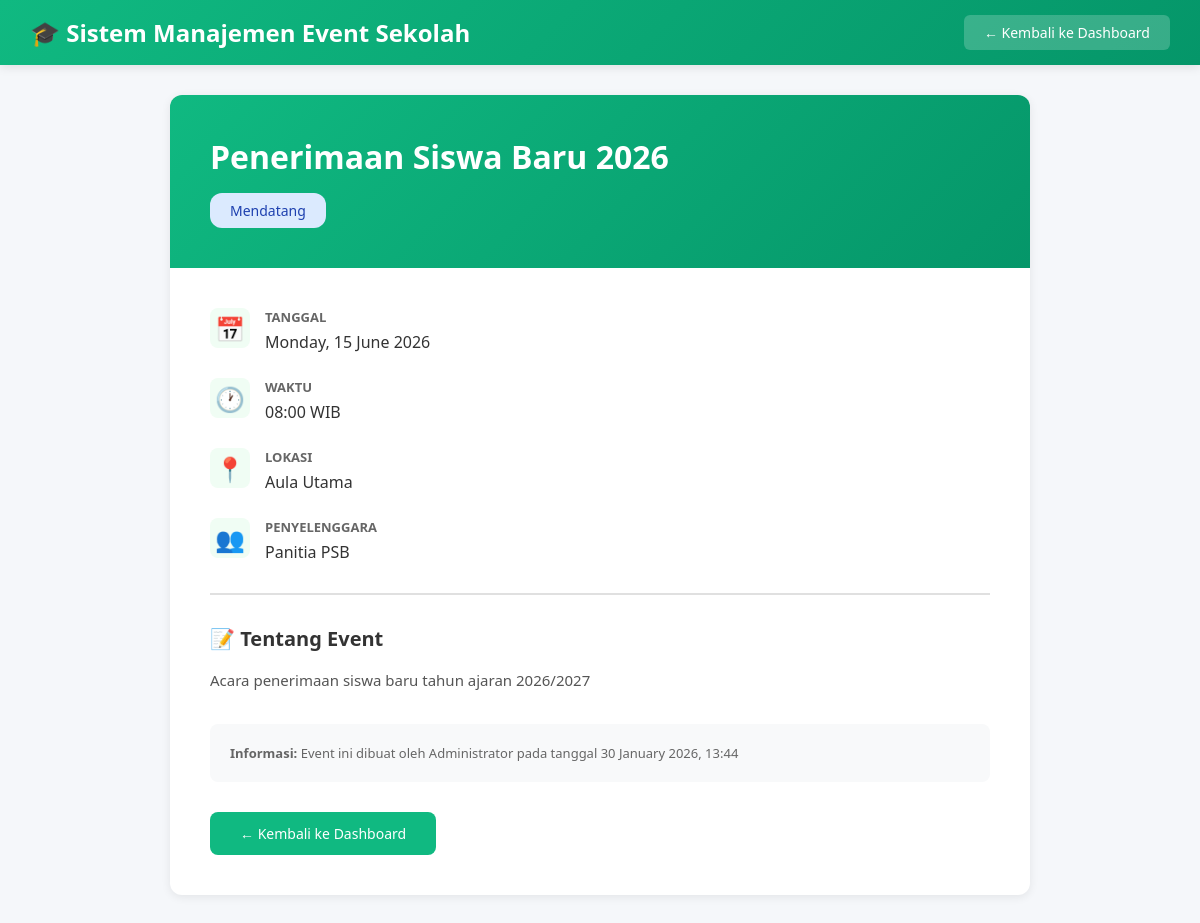
/user/view_event.php?id=1 (signed in), run on the app's committed database.
### tables this page shows
CREATE TABLE events (
    id INT AUTO_INCREMENT PRIMARY KEY,
    nama_event VARCHAR(200) NOT NULL,
    tanggal DATE NOT NULL,
    waktu TIME NOT NULL,
    lokasi VARCHAR(200) NOT NULL,
    deskripsi TEXT,
    penyelenggara VARCHAR(100),
    status ENUM('upcoming', 'ongoing', 'completed') DEFAULT 'upcoming',
    created_by INT,
    created_at TIMESTAMP DEFAULT CURRENT_TIMESTAMP,
    updated_at TIMESTAMP DEFAULT CURRENT_TIMESTAMP ON UPDATE CURRENT_TIMESTAMP,
    FOREIGN KEY (created_by) REFERENCES users(id) ON DELETE SET NULL
);

CREATE TABLE users (
    id INT AUTO_INCREMENT PRIMARY KEY,
    username VARCHAR(50) UNIQUE NOT NULL,
    password VARCHAR(255) NOT NULL,
    nama VARCHAR(100) NOT NULL,
    role ENUM('admin', 'user') DEFAULT 'user',
    created_at TIMESTAMP DEFAULT CURRENT_TIMESTAMP
);

### user/view_event.php (the view, shortened to what this page needs)
<?php
require_once '../config.php';
$id = isset($_GET['id']) ? (int)$_GET['id'] : 0;
$query = "SELECT e.*, u.nama as creator FROM events e
          LEFT JOIN users u ON e.created_by = u.id
          WHERE e.id = $id";
$result = mysqli_query($conn, $query);
$event = mysqli_fetch_assoc($result);
?>
<!DOCTYPE html>
<html lang="id">
<head>
</head>
<body>
    <nav class="navbar">
        <h1>🎓 Sistem Manajemen Event Sekolah</h1>
        <a href="dashboard.php">← Kembali ke Dashboard</a>
    </nav>
    <div class="container">
        <div class="card">
            <div class="card-header">
                <h2><?php echo htmlspecialchars($event['nama_event']); ?></h2>
                <?php
                $badge_class = 'badge-' . $event['status'];
                $status_text = [
                    'upcoming' => 'Mendatang',
                    'ongoing' => 'Berlangsung',
                    'completed' => 'Selesai'
                ];
                ?>
                <span class="badge <?php echo $badge_class; ?>">
                    <?php echo $status_text[$event['status']]; ?>
                </span>
            </div>
            <div class="card-body">
                <div class="detail-grid">
                    <div class="detail-item">
                        <div class="detail-icon">📅</div>
                        <div class="detail-content">
                            <div class="detail-label">Tanggal</div>
                            <div class="detail-value"><?php echo date('l, d F Y', strtotime($event['tanggal'])); ?></div>
                        </div>
                    </div>
                    <div class="detail-item">
                        <div class="detail-icon">🕐</div>
                        <div class="detail-content">
                            <div class="detail-label">Waktu</div>
                            <div class="detail-value"><?php echo date('H:i', strtotime($event['waktu'])); ?> WIB</div>
                        </div>
                    </div>
                    <div class="detail-item">
                        <div class="detail-icon">📍</div>
                        <div class="detail-content">
                            <div class="detail-label">Lokasi</div>
                            <div class="detail-value"><?php echo htmlspecialchars($event['lokasi']); ?></div>
                        </div>
                    </div>
                    <div class="detail-item">
                        <div class="detail-icon">👥</div>
                        <div class="detail-content">
                            <div class="detail-label">Penyelenggara</div>
                            <div class="detail-value"><?php echo htmlspecialchars($event['penyelenggara']); ?></div>
                        </div>
                    </div>
                </div>
                <?php if ($event['deskripsi']): ?>
                <div class="description-section">
                    <h3>📝 Tentang Event</h3>
                    <p><?php echo nl2br(htmlspecialchars($event['deskripsi'])); ?></p>
                </div>
                <?php endif; ?>
                <div class="event-meta">
                    <strong>Informasi:</strong> Event ini dibuat oleh <?php echo htmlspecialchars($event['creator']); ?>
                    pada tanggal <?php echo date('d F Y, H:i', strtotime($event['created_at'])); ?>
                </div>
                <div class="action-buttons">
                    <a href="dashboard.php" class="btn btn-primary">← Kembali ke Dashboard</a>
                </div>
            </div>
        </div>
    </div>
</body>
</html>

### user/view_event.php (style rules this page uses)
* { margin: 0; padding: 0; box-sizing: border-box; }
body { font-family: 'Segoe UI', Tahoma, Geneva, Verdana, sans-serif; background: #f5f7fa; }
.navbar { background: linear-gradient(135deg, #10b981 0%, #059669 100%); color: white; padding: 15px 30px; display: flex; justify-content: space-between; align-items: center; box-shadow: 0 2px 10px rgba(0,0,0,0.1); }
.navbar h1 { font-size: 24px; }
.navbar a { background: rgba(255,255,255,0.2); color: white; padding: 8px 20px; border-radius: 6px; text-decoration: none; font-size: 14px; }
.container { max-width: 900px; margin: 30px auto; padding: 0 20px; }
.card { background: white; border-radius: 12px; box-shadow: 0 2px 10px rgba(0,0,0,0.08); overflow: hidden; }
.card-header { background: linear-gradient(135deg, #10b981 0%, #059669 100%); color: white; padding: 40px; }
.card-header h2 { font-size: 32px; margin-bottom: 15px; }
.card-body { padding: 40px; }
.detail-grid { display: grid; gap: 25px; }
.detail-item { display: flex; align-items: flex-start; gap: 15px; }
.detail-icon { font-size: 24px; width: 40px; height: 40px; display: flex; align-items: center; justify-content: center; background: #f0fdf4; border-radius: 8px; flex-shrink: 0; }
.detail-content { flex: 1; }
.detail-label { font-weight: 600; color: #666; font-size: 13px; text-transform: uppercase; margin-bottom: 5px; }
.detail-value { color: #333; font-size: 16px; }
.badge { display: inline-block; padding: 8px 20px; border-radius: 12px; font-size: 14px; font-weight: 500; }
.badge-upcoming { background: #dbeafe; color: #1e40af; }
.description-section { margin-top: 30px; padding-top: 30px; border-top: 2px solid #e0e0e0; }
.description-section h3 { font-size: 20px; color: #333; margin-bottom: 15px; }
.description-section p { color: #555; line-height: 1.8; font-size: 15px; }
.action-buttons { display: flex; gap: 15px; margin-top: 30px; }
.btn { padding: 12px 30px; border-radius: 8px; font-size: 14px; font-weight: 500; text-decoration: none; display: inline-block; transition: all 0.3s; }
.btn-primary { background: #10b981; color: white; }
.event-meta { background: #f8f9fa; padding: 20px; border-radius: 8px; margin-top: 30px; font-size: 13px; color: #666; }

### data on the page
events: nama_event "Penerimaan Siswa Baru 2026", status "Mendatang", tanggal "Monday, 15 June 2026", waktu "08:00", lokasi "Aula Utama", penyelenggara "Panitia PSB", deskripsi "Acara penerimaan siswa baru tahun ajaran 2026/2027", created_by.nama "Administrator", created_at "30 January 2026, 13:44"
